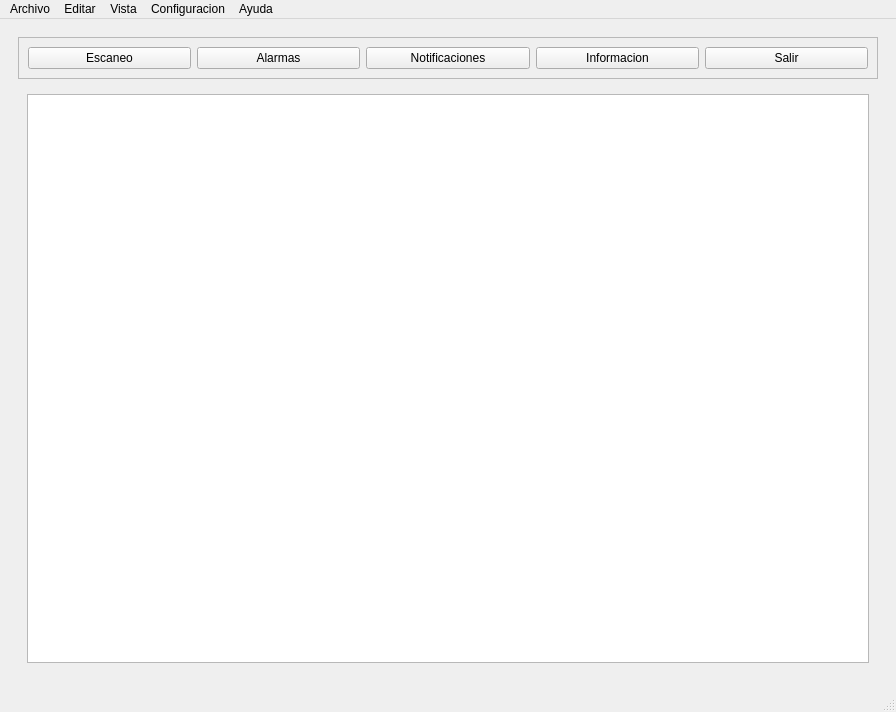
<?xml version="1.0" encoding="UTF-8"?>
<ui version="4.0">
 <class>MainWindow</class>
 <widget class="QMainWindow" name="MainWindow">
  <property name="geometry">
   <rect>
    <x>0</x>
    <y>0</y>
    <width>896</width>
    <height>712</height>
   </rect>
  </property>
  <property name="windowTitle">
   <string>MainWindow</string>
  </property>
  <widget class="QWidget" name="centralwidget">
   <layout class="QVBoxLayout" name="verticalLayout">
    <item>
     <widget class="QWidget" name="widget" native="true">
      <layout class="QVBoxLayout" name="verticalLayout_2">
       <item>
        <widget class="QFrame" name="frame">
         <property name="frameShape">
          <enum>QFrame::Shape::StyledPanel</enum>
         </property>
         <property name="frameShadow">
          <enum>QFrame::Shadow::Raised</enum>
         </property>
         <layout class="QHBoxLayout" name="horizontalLayout">
          <item>
           <widget class="QPushButton" name="escaneo">
            <property name="text">
             <string>Escaneo</string>
            </property>
            <property name="icon">
             <iconset resource="ui/recursos.qrc">
              <normaloff>:/recursos/assets/Iconos/escaneo.png</normaloff>:/recursos/assets/Iconos/escaneo.png</iconset>
            </property>
           </widget>
          </item>
          <item>
           <widget class="QPushButton" name="alarmas">
            <property name="text">
             <string>Alarmas</string>
            </property>
            <property name="icon">
             <iconset resource="ui/recursos.qrc">
              <normaloff>:/recursos/assets/Iconos/alarma.png</normaloff>:/recursos/assets/Iconos/alarma.png</iconset>
            </property>
           </widget>
          </item>
          <item>
           <widget class="QPushButton" name="notificaciones">
            <property name="text">
             <string>Notificaciones</string>
            </property>
            <property name="icon">
             <iconset resource="ui/recursos.qrc">
              <normaloff>:/recursos/assets/Iconos/alarma.png</normaloff>:/recursos/assets/Iconos/alarma.png</iconset>
            </property>
           </widget>
          </item>
          <item>
           <widget class="QPushButton" name="informacion">
            <property name="text">
             <string>Informacion</string>
            </property>
            <property name="icon">
             <iconset resource="ui/recursos.qrc">
              <normaloff>:/recursos/assets/Iconos/info.png</normaloff>:/recursos/assets/Iconos/info.png</iconset>
            </property>
           </widget>
          </item>
          <item>
           <widget class="QPushButton" name="salir">
            <property name="text">
             <string>Salir</string>
            </property>
            <property name="icon">
             <iconset resource="ui/recursos.qrc">
              <normaloff>:/recursos/assets/Iconos/salir.png</normaloff>:/recursos/assets/Iconos/salir.png</iconset>
            </property>
           </widget>
          </item>
         </layout>
        </widget>
       </item>
       <item>
        <widget class="QStackedWidget" name="stackedWidget">
         <property name="currentIndex">
          <number>0</number>
         </property>
         <widget class="QWidget" name="page">
          <layout class="QVBoxLayout" name="verticalLayout_3">
           <item>
            <widget class="QTableWidget" name="tableWidget"/>
           </item>
          </layout>
         </widget>
         <widget class="QWidget" name="page_2">
          <widget class="QTextBrowser" name="textBrowser_2">
           <property name="geometry">
            <rect>
             <x>40</x>
             <y>120</y>
             <width>151</width>
             <height>41</height>
            </rect>
           </property>
           <property name="html">
            <string>&lt;!DOCTYPE HTML PUBLIC &quot;-//W3C//DTD HTML 4.0//EN&quot; &quot;http://www.w3.org/TR/REC-html40/strict.dtd&quot;&gt;
&lt;html&gt;&lt;head&gt;&lt;meta name=&quot;qrichtext&quot; content=&quot;1&quot; /&gt;&lt;meta charset=&quot;utf-8&quot; /&gt;&lt;style type=&quot;text/css&quot;&gt;
p, li { white-space: pre-wrap; }
hr { height: 1px; border-width: 0; }
li.unchecked::marker { content: &quot;\2610&quot;; }
li.checked::marker { content: &quot;\2612&quot;; }
&lt;/style&gt;&lt;/head&gt;&lt;body style=&quot; font-family:'Segoe UI'; font-size:9pt; font-weight:400; font-style:normal;&quot;&gt;
&lt;p style=&quot; margin-top:0px; margin-bottom:0px; margin-left:0px; margin-right:0px; -qt-block-indent:0; text-indent:0px;&quot;&gt;Pagina 2 Alarmas&lt;/p&gt;&lt;/body&gt;&lt;/html&gt;</string>
           </property>
          </widget>
         </widget>
         <widget class="QWidget" name="page_3">
          <widget class="QTextEdit" name="textEdit">
           <property name="geometry">
            <rect>
             <x>50</x>
             <y>120</y>
             <width>151</width>
             <height>31</height>
            </rect>
           </property>
           <property name="html">
            <string>&lt;!DOCTYPE HTML PUBLIC &quot;-//W3C//DTD HTML 4.0//EN&quot; &quot;http://www.w3.org/TR/REC-html40/strict.dtd&quot;&gt;
&lt;html&gt;&lt;head&gt;&lt;meta name=&quot;qrichtext&quot; content=&quot;1&quot; /&gt;&lt;meta charset=&quot;utf-8&quot; /&gt;&lt;style type=&quot;text/css&quot;&gt;
p, li { white-space: pre-wrap; }
hr { height: 1px; border-width: 0; }
li.unchecked::marker { content: &quot;\2610&quot;; }
li.checked::marker { content: &quot;\2612&quot;; }
&lt;/style&gt;&lt;/head&gt;&lt;body style=&quot; font-family:'Segoe UI'; font-size:9pt; font-weight:400; font-style:normal;&quot;&gt;
&lt;p style=&quot; margin-top:0px; margin-bottom:0px; margin-left:0px; margin-right:0px; -qt-block-indent:0; text-indent:0px;&quot;&gt;Notificaciones Pagina3&lt;/p&gt;&lt;/body&gt;&lt;/html&gt;</string>
           </property>
          </widget>
         </widget>
         <widget class="QWidget" name="page_4">
          <widget class="QTextBrowser" name="textBrowser_3">
           <property name="geometry">
            <rect>
             <x>30</x>
             <y>170</y>
             <width>256</width>
             <height>31</height>
            </rect>
           </property>
           <property name="html">
            <string>&lt;!DOCTYPE HTML PUBLIC &quot;-//W3C//DTD HTML 4.0//EN&quot; &quot;http://www.w3.org/TR/REC-html40/strict.dtd&quot;&gt;
&lt;html&gt;&lt;head&gt;&lt;meta name=&quot;qrichtext&quot; content=&quot;1&quot; /&gt;&lt;meta charset=&quot;utf-8&quot; /&gt;&lt;style type=&quot;text/css&quot;&gt;
p, li { white-space: pre-wrap; }
hr { height: 1px; border-width: 0; }
li.unchecked::marker { content: &quot;\2610&quot;; }
li.checked::marker { content: &quot;\2612&quot;; }
&lt;/style&gt;&lt;/head&gt;&lt;body style=&quot; font-family:'Segoe UI'; font-size:9pt; font-weight:400; font-style:normal;&quot;&gt;
&lt;p style=&quot; margin-top:0px; margin-bottom:0px; margin-left:0px; margin-right:0px; -qt-block-indent:0; text-indent:0px;&quot;&gt;Pagina 4 Informacion&lt;/p&gt;&lt;/body&gt;&lt;/html&gt;</string>
           </property>
          </widget>
         </widget>
        </widget>
       </item>
      </layout>
     </widget>
    </item>
   </layout>
  </widget>
  <widget class="QStatusBar" name="statusbar"/>
  <widget class="QMenuBar" name="menubar">
   <property name="geometry">
    <rect>
     <x>0</x>
     <y>0</y>
     <width>896</width>
     <height>33</height>
    </rect>
   </property>
   <widget class="QMenu" name="menuSmart_Prinet">
    <property name="title">
     <string>Archivo</string>
    </property>
   </widget>
   <widget class="QMenu" name="menuEditar">
    <property name="title">
     <string>Editar</string>
    </property>
   </widget>
   <widget class="QMenu" name="menuVista">
    <property name="title">
     <string>Vista</string>
    </property>
   </widget>
   <widget class="QMenu" name="menuConfiguracion">
    <property name="title">
     <string>Configuracion</string>
    </property>
   </widget>
   <widget class="QMenu" name="menuAyuda">
    <property name="title">
     <string>Ayuda</string>
    </property>
   </widget>
   <addaction name="menuSmart_Prinet"/>
   <addaction name="menuEditar"/>
   <addaction name="menuVista"/>
   <addaction name="menuConfiguracion"/>
   <addaction name="menuAyuda"/>
  </widget>
 </widget>
 <resources>
  <include location="ui/recursos.qrc"/>
 </resources>
 <connections/>
</ui>
